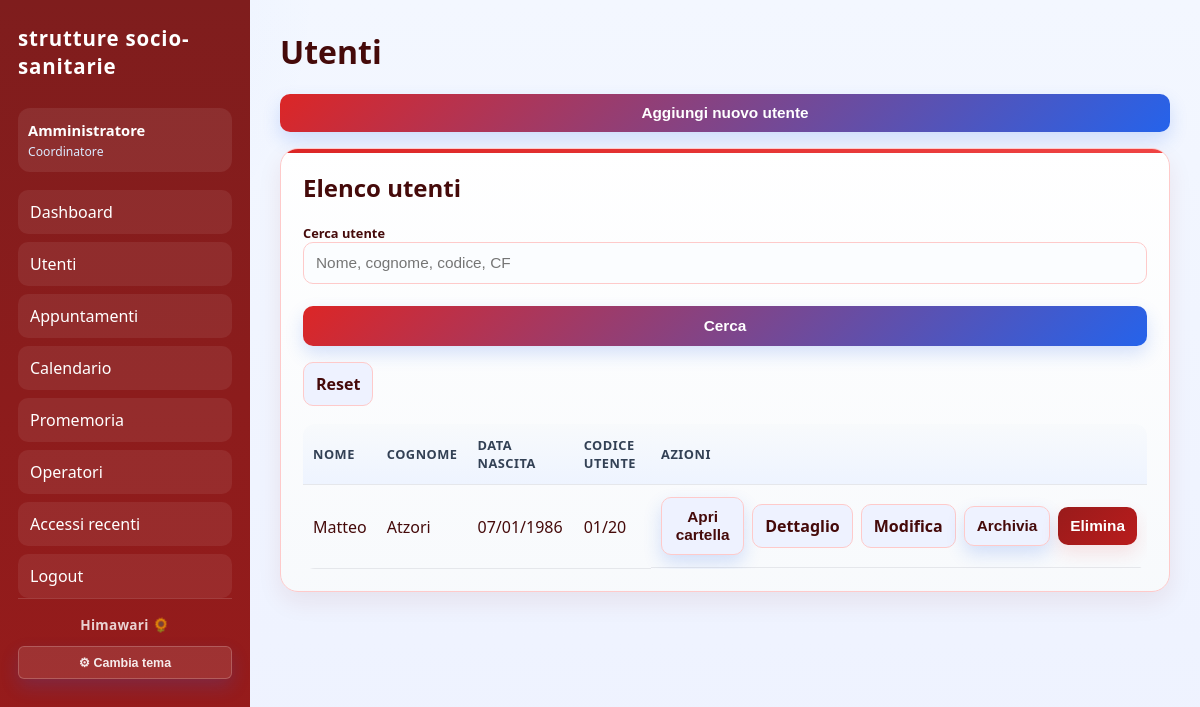
The app's page /patients (signed in) with its own data.
### tables this page shows
CREATE TABLE users (
            id INTEGER PRIMARY KEY AUTOINCREMENT,
            username TEXT UNIQUE NOT NULL,
            fullname TEXT NOT NULL,
            role TEXT NOT NULL,
            password TEXT NOT NULL,
            is_archived INTEGER NOT NULL DEFAULT 0
        , theme TEXT NOT NULL DEFAULT 'cool');

CREATE TABLE patients (
            id INTEGER PRIMARY KEY AUTOINCREMENT,
            first_name TEXT NOT NULL,
            last_name TEXT NOT NULL,
            birth_date TEXT,
            cf TEXT,
            phone TEXT,
            email TEXT,
            address TEXT,
            notes TEXT,
            diagnosis TEXT,
            identifier_code TEXT,
            ads TEXT,
            family_members TEXT,
            exemption TEXT,
            mmg TEXT,
            arrival_from TEXT,
            arrival_from_other TEXT
        , is_archived INTEGER NOT NULL DEFAULT 0);

### app.py (the view, shortened to what this page needs)
@app.route("/patients", methods=["GET", "POST"])
@require_login
def patients():
    if not user_has_permission("view_patients"):
        abort(403)
    search_query = request.args.get("q", "").strip()
    conn = get_db()
    if search_query:
        like_query = f"%{search_query}%"
        active_patients = conn.execute(
            """
            SELECT * FROM patients
            WHERE is_archived = 0
              AND (
                first_name LIKE ?
                OR last_name LIKE ?
                OR identifier_code LIKE ?
                OR cf LIKE ?
              )
            ORDER BY last_name ASC, first_name ASC
            """,
            (like_query, like_query, like_query, like_query),
        ).fetchall()
        archived_patients = conn.execute(
            """
            SELECT * FROM patients
            WHERE is_archived = 1
              AND (
                first_name LIKE ?
                OR last_name LIKE ?
                OR identifier_code LIKE ?
                OR cf LIKE ?
              )
            ORDER BY last_name ASC, first_name ASC
            """,
            (like_query, like_query, like_query, like_query),
        ).fetchall()
    else:
        active_patients = conn.execute(
            "SELECT * FROM patients WHERE is_archived = 0 ORDER BY last_name ASC, first_name ASC"
        ).fetchall()
        archived_patients = conn.execute(
            "SELECT * FROM patients WHERE is_archived = 1 ORDER BY last_name ASC, first_name ASC"
        ).fetchall()
    conn.close()
    return render_template("patients.html", patients=active_patients, archived_patients=archived_patients, search_query=search_query)

### app.py (called while the page is built)
def get_db():
    conn = sqlite3.connect(DB_PATH)
    conn.row_factory = sqlite3.Row
    return conn

def get_current_user():
    user_id = session.get("user_id")
    if not user_id:
        return None
    conn = get_db()
    user = conn.execute("SELECT * FROM users WHERE id = ? AND is_archived = 0", (user_id,)).fetchone()
    conn.close()
    return dict(user) if user else None

def user_has_permission(action):
    user = get_current_user()
    if not user:
        return False
    if action == "open_user_folder":
        return user.get("role") in {"coordinatore", "vicecoordinatore"}
    if user.get("role") == "admin":
        return True
    if user.get("role") in {"coordinatore", "vicecoordinatore"}:
        return True
    return ROLE_PERMISSIONS.get(user.get("role"), {}).get(action, False)

def require_login(view_func):
    @wraps(view_func)
    def wrapper(*args, **kwargs):
        if not get_current_user():
            flash("Effettua l'accesso per continuare.", "warning")
            return redirect(url_for("login"))
        return view_func(*args, **kwargs)
    return wrapper

@app.context_processor
def inject_globals():
    return {
        "current_year": datetime.now().year,
        "app_name": "strutture socio-sanitarie",
        "current_user": get_current_user(),
        "ROLE_LABELS": ROLE_LABELS,
        "user_has_permission": user_has_permission,
    }

@app.template_filter('it_date')
def it_date(value):
    if not value:
        return ''
    for fmt in ("%Y-%m-%d %H:%M:%S", "%Y-%m-%d"):
        try:
            dt = datetime.strptime(value, fmt)
            if fmt == "%Y-%m-%d %H:%M:%S":
                return dt.strftime("%d/%m/%Y %H:%M:%S")
            return dt.strftime("%d/%m/%Y")
        except Exception:
            continue
    return value

### templates/patients.html (shortened to what this page needs)
{% extends 'base.html' %}
{% block content %}
<h1>Utenti</h1>
<div style="margin-bottom:16px;">
    <button id="toggle-new-patient" class="primary-btn">Aggiungi nuovo utente</button>
</div>
<section class="panel">
    <h2>Elenco utenti</h2>
    <form method="get" class="filter-row" style="margin-bottom: 18px;">
        <label>
            Cerca utente
            <input type="text" name="q" value="{{ search_query or '' }}" placeholder="Nome, cognome, codice, CF">
        </label>
        <button type="submit">Cerca</button>
        <a class="link-btn" href="{{ url_for('patients') }}">Reset</a>
    </form>
    <table>
        <thead>
            <tr>
                <th>Nome</th>
                <th>Cognome</th>
                <th>Data nascita</th>
                <th>Codice utente</th>
                <th>Azioni</th>
            </tr>
        </thead>
        <tbody>
            {% for patient in patients %}
            <tr>
                <td>{{ patient.first_name }}</td>
                <td>{{ patient.last_name }}</td>
                <td>{{ patient.birth_date|it_date or '-' }}</td>
                <td>{{ patient.identifier_code or '-' }}</td>
                <td class="actions">
                    {% if user_has_permission('open_user_folder') %}
                    <form method="post" action="{{ url_for('open_patient_folder', patient_id=patient.id) }}" style="display:inline;">
                        <button type="submit" class="secondary-btn">Apri cartella</button>
                    </form>
                    {% endif %}
                    <a class="link-btn" href="{{ url_for('patient_detail', patient_id=patient.id) }}">Dettaglio</a>
                    {% if user_has_permission('edit_patients') %}
                    <a class="link-btn" href="{{ url_for('edit_patient', patient_id=patient.id) }}">Modifica</a>
                    {% endif %}
                    {% if user_has_permission('delete_patients') %}
                    <form method="post" action="{{ url_for('archive_patient', patient_id=patient.id) }}" style="display:inline;">
                        <button class="secondary-btn" type="submit" onclick="return confirm('Archiviare l\'utente?')">Archivia</button>
                    </form>
                    <form method="post" action="{{ url_for('delete_patient', patient_id=patient.id) }}">
                        <button class="danger" type="submit" onclick="return confirm('Eliminare l\'utente?')">Elimina</button>
                    </form>
                    {% endif %}
                </td>
            </tr>
            {% else %}
            <tr>
                <td colspan="5">Nessun utente presente.</td>
            </tr>
            {% endfor %}
        </tbody>
    </table>
</section>
{% endblock %}

### templates/base.html (shortened to what this page needs)
<!DOCTYPE html>
<html lang="it">
<head>
    <link rel="stylesheet" href="{{ url_for('static', filename='style.css') }}">
</head>
<body data-theme="{{ current_user.theme or 'cool' if current_user else 'cool' }}">
    <div class="app-shell">
        <aside class="sidebar">
            <div class="brand">{{ app_name }}</div>
            {% if current_user %}
            <div class="user-badge">
                <strong>{{ current_user.fullname }}</strong><br>
                <span>{{ ROLE_LABELS.get(current_user.role, current_user.role) }}</span>
            </div>
            <nav>
                <a href="{{ url_for('dashboard') }}">Dashboard</a>
                {% if user_has_permission('view_patients') %}
                <a href="{{ url_for('patients') }}">Utenti</a>
                {% endif %}
                {% if user_has_permission('view_appointments') %}
                <a href="{{ url_for('appointments') }}">Appuntamenti</a>
                <a href="{{ url_for('calendar') }}">Calendario</a>
                <a href="{{ url_for('notifications') }}">Promemoria</a>
                {% endif %}
                {% if user_has_permission('manage_users') %}
                <a href="{{ url_for('users') }}">Operatori</a>
                <a href="{{ url_for('audit') }}">Accessi recenti</a>
                {% endif %}
                <a href="{{ url_for('logout') }}">Logout</a>
            </nav>
            <div class="sidebar-footer">
                <div class="himawari-brand">Himawari 🌻</div>
                <button class="theme-toggle-btn" onclick="document.getElementById('theme-menu').classList.toggle('show')">⚙ Cambia tema</button>
            </div>
            {% endif %}
        </aside>
        <main class="main-content">
            {% block content %}{% endblock %}
        </main>
    </div>
</body>
</html>

### records on screen
users: fullname "Amministratore", get "Coordinatore"
patients: first_name "Matteo", last_name "Atzori", birth_date|it_date "07/01/1986", identifier_code "01/20"

### other values on screen
{{ app_name }} "strutture socio-sanitarie"
